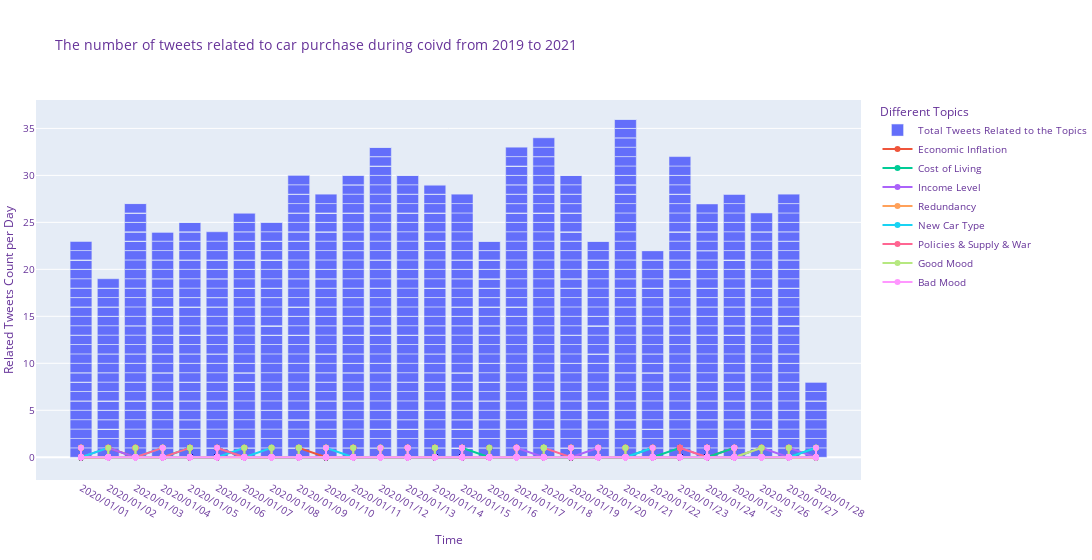

Notebook code cell kept with this figure:
### Code cell
colname=['date_all','value_all','economic_inflation','cost_of_living','income_level','redundancy','new_car','policy_war','good_mood','bad_mood']
graph_df=pd.concat([date_all,value_all,value_economic_inflation,value_cost_of_living,value_income,value_redundancy,value_new_car,value_policy_war,value_good_mood,value_bad_mood],keys=colname,axis=1)
graph_df=graph_df.set_index(graph_df['date_all'].dt.strftime("%Y/%m/%d")) 

fig = go.Figure()
fig.add_traces(go.Bar(x=graph_df.index,y=graph_df['value_all'],name='Total Tweets Related to the Topics'))
fig.add_trace(go.Scatter(x=graph_df.index,y=graph_df['economic_inflation'],name='Economic Inflation',mode='lines+markers'))
fig.add_trace(go.Scatter(x=graph_df.index,y=graph_df['cost_of_living'],name='Cost of Living',mode='lines+markers'))
fig.add_trace(go.Scatter(x=graph_df.index,y=graph_df['income_level'],name='Income Level',mode='lines+markers'))
fig.add_trace(go.Scatter(x=graph_df.index,y=graph_df['redundancy'],name='Redundancy',mode='lines+markers'))
fig.add_trace(go.Scatter(x=graph_df.index,y=graph_df['new_car'],name='New Car Type',mode='lines+markers'))
fig.add_trace(go.Scatter(x=graph_df.index,y=graph_df['policy_war'],name='Policies & Supply & War',mode='lines+markers'))
fig.add_trace(go.Scatter(x=graph_df.index,y=graph_df['good_mood'],name='Good Mood',mode='lines+markers'))
fig.add_trace(go.Scatter(x=graph_df.index,y=graph_df['bad_mood'],name='Bad Mood',mode='lines+markers'))
fig=fig.update_layout(
    title="The number of tweets related to car purchase during coivd from 2019 to 2021",
    xaxis_title="Time",
    yaxis_title="Related Tweets Count per Day",
    legend_title="Different Topics",
    font=dict(
        size=10,
        color="RebeccaPurple"
    ),
    width=1200,
    margin=go.Margin(
            l=0,
            r=0)
)
fig.show()

### Figure 1 — Plotly figure (JSON) as saved in the notebook; plotly's stock layout.template omitted (floating-point values rounded to 4 significant figures; data arrays with more than 128 entries replaced by an {"elided": "..."} marker saying what was removed)
{"data": [{"name": "Total Tweets Related to the Topics", "type": "bar", "x": {"elided": "1736 str values"}, "y": {"elided": "1736 int values"}}, {"mode": "lines+markers", "name": "Economic Inflation", "type": "scatter", "x": {"elided": "1736 str values"}, "y": {"elided": "1736 int values"}}, {"mode": "lines+markers", "name": "Cost of Living", "type": "scatter", "x": {"elided": "1736 str values"}, "y": {"elided": "1736 int values"}}, {"mode": "lines+markers", "name": "Income Level", "type": "scatter", "x": {"elided": "1736 str values"}, "y": {"elided": "1736 int values"}}, {"mode": "lines+markers", "name": "Redundancy", "type": "scatter", "x": {"elided": "1736 str values"}, "y": {"elided": "1736 int values"}}, {"mode": "lines+markers", "name": "New Car Type", "type": "scatter", "x": {"elided": "1736 str values"}, "y": {"elided": "1736 int values"}}, {"mode": "lines+markers", "name": "Policies & Supply & War", "type": "scatter", "x": {"elided": "1736 str values"}, "y": {"elided": "1736 int values"}}, {"mode": "lines+markers", "name": "Good Mood", "type": "scatter", "x": {"elided": "1736 str values"}, "y": {"elided": "1736 int values"}}, {"mode": "lines+markers", "name": "Bad Mood", "type": "scatter", "x": {"elided": "1736 str values"}, "y": {"elided": "1736 int values"}}], "layout": {"font": {"color": "RebeccaPurple", "size": 10}, "legend": {"title": {"text": "Different Topics"}}, "margin": {"l": 0, "r": 0}, "title": {"text": "The number of tweets related to car purchase during coivd from 2019 to 2021"}, "width": 1200, "xaxis": {"title": {"text": "Time"}}, "yaxis": {"title": {"text": "Related Tweets Count per Day"}}}}
